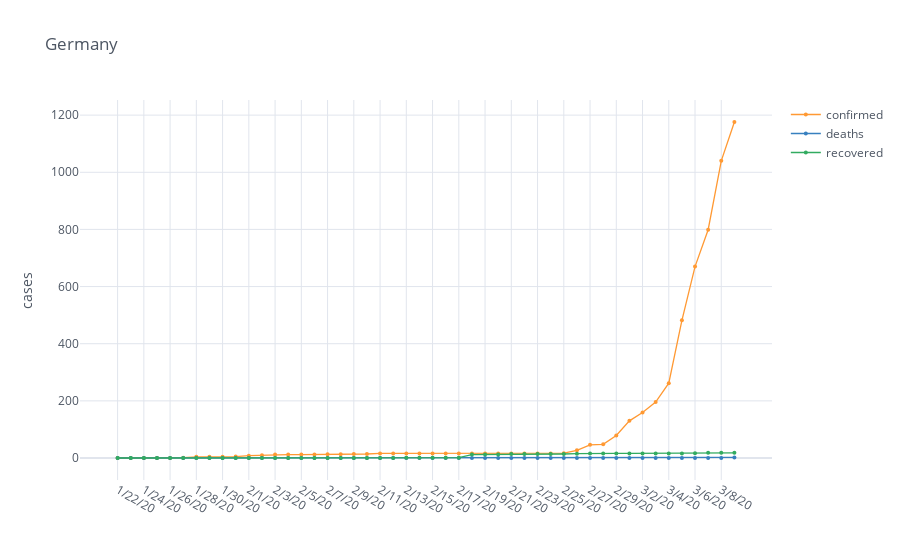

The notebook cell saved with this chart:
### Code cell
import numpy as np
import pandas as pd
import cufflinks as cf
import plotly.graph_objs as go
import mytools.regression as reg
import mytools.date as dt
import matplotlib.pyplot as plt

cf.go_offline()
cf.set_config_file(offline=False, world_readable=True)

file_confirmed = 'https://raw.githubusercontent.com/CSSEGISandData/COVID-19/master/csse_covid_19_data/csse_covid_19_time_series/time_series_19-covid-Confirmed.csv'
file_deaths = 'https://raw.githubusercontent.com/CSSEGISandData/COVID-19/master/csse_covid_19_data/csse_covid_19_time_series/time_series_19-covid-Deaths.csv'
file_recovered = 'https://raw.githubusercontent.com/CSSEGISandData/COVID-19/master/csse_covid_19_data/csse_covid_19_time_series/time_series_19-covid-Recovered.csv'

country = 'Germany'


df_confirmed = pd.read_csv(file_confirmed)
confirmed_cases = df_confirmed[df_confirmed['Country/Region'] == country].loc[:, '1/22/20':].transpose(copy=True)

df_deaths = pd.read_csv(file_deaths)
death_cases = df_deaths[df_deaths['Country/Region'] == country].loc[:, '1/22/20':].transpose(copy=True)

df_recovered = pd.read_csv(file_recovered)
recovered_cases = df_recovered[df_recovered['Country/Region'] == country].loc[:, '1/22/20':].transpose(copy=True)

overall_stats = pd.concat([confirmed_cases, death_cases, recovered_cases], axis=1, sort=False)
overall_stats.columns = ['confirmed', 'deaths', 'recovered']
fig = overall_stats.iplot(theme="white", title=country, size=4, yTitle='cases', mode='lines+markers', asFigure=True)
fig.show()

### Figure 1 — Plotly figure (JSON) as saved in the notebook; plotly's stock layout.template omitted (floating-point values rounded to 4 significant figures)
{"data": [{"line": {"color": "rgba(255, 153, 51, 1.0)", "dash": "solid", "shape": "linear", "width": 1.3}, "marker": {"size": 4, "symbol": "circle"}, "mode": "lines+markers", "name": "confirmed", "text": "", "type": "scatter", "x": ["1/22/20", "1/23/20", "1/24/20", "1/25/20", "1/26/20", "1/27/20", "1/28/20", "1/29/20", "1/30/20", "1/31/20", "2/1/20", "2/2/20", "2/3/20", "2/4/20", "2/5/20", "2/6/20", "2/7/20", "2/8/20", "2/9/20", "2/10/20", "2/11/20", "2/12/20", "2/13/20", "2/14/20", "2/15/20", "2/16/20", "2/17/20", "2/18/20", "2/19/20", "2/20/20", "2/21/20", "2/22/20", "2/23/20", "2/24/20", "2/25/20", "2/26/20", "2/27/20", "2/28/20", "2/29/20", "3/1/20", "3/2/20", "3/3/20", "3/4/20", "3/5/20", "3/6/20", "3/7/20", "3/8/20", "3/9/20"], "y": [0, 0, 0, 0, 0, 1, 4, 4, 4, 5, 8, 10, 12, 12, 12, 12, 13, 13, 14, 14, 16, 16, 16, 16, 16, 16, 16, 16, 16, 16, 16, 16, 16, 16, 17, 27, 46, 48, 79, 130, 159, 196, 262, 482, 670, 799, 1040, 1176]}, {"line": {"color": "rgba(55, 128, 191, 1.0)", "dash": "solid", "shape": "linear", "width": 1.3}, "marker": {"size": 4, "symbol": "circle"}, "mode": "lines+markers", "name": "deaths", "text": "", "type": "scatter", "x": ["1/22/20", "1/23/20", "1/24/20", "1/25/20", "1/26/20", "1/27/20", "1/28/20", "1/29/20", "1/30/20", "1/31/20", "2/1/20", "2/2/20", "2/3/20", "2/4/20", "2/5/20", "2/6/20", "2/7/20", "2/8/20", "2/9/20", "2/10/20", "2/11/20", "2/12/20", "2/13/20", "2/14/20", "2/15/20", "2/16/20", "2/17/20", "2/18/20", "2/19/20", "2/20/20", "2/21/20", "2/22/20", "2/23/20", "2/24/20", "2/25/20", "2/26/20", "2/27/20", "2/28/20", "2/29/20", "3/1/20", "3/2/20", "3/3/20", "3/4/20", "3/5/20", "3/6/20", "3/7/20", "3/8/20", "3/9/20"], "y": [0, 0, 0, 0, 0, 0, 0, 0, 0, 0, 0, 0, 0, 0, 0, 0, 0, 0, 0, 0, 0, 0, 0, 0, 0, 0, 0, 0, 0, 0, 0, 0, 0, 0, 0, 0, 0, 0, 0, 0, 0, 0, 0, 0, 0, 0, 0, 2]}, {"line": {"color": "rgba(50, 171, 96, 1.0)", "dash": "solid", "shape": "linear", "width": 1.3}, "marker": {"size": 4, "symbol": "circle"}, "mode": "lines+markers", "name": "recovered", "text": "", "type": "scatter", "x": ["1/22/20", "1/23/20", "1/24/20", "1/25/20", "1/26/20", "1/27/20", "1/28/20", "1/29/20", "1/30/20", "1/31/20", "2/1/20", "2/2/20", "2/3/20", "2/4/20", "2/5/20", "2/6/20", "2/7/20", "2/8/20", "2/9/20", "2/10/20", "2/11/20", "2/12/20", "2/13/20", "2/14/20", "2/15/20", "2/16/20", "2/17/20", "2/18/20", "2/19/20", "2/20/20", "2/21/20", "2/22/20", "2/23/20", "2/24/20", "2/25/20", "2/26/20", "2/27/20", "2/28/20", "2/29/20", "3/1/20", "3/2/20", "3/3/20", "3/4/20", "3/5/20", "3/6/20", "3/7/20", "3/8/20", "3/9/20"], "y": [0, 0, 0, 0, 0, 0, 0, 0, 0, 0, 0, 0, 0, 0, 0, 0, 0, 0, 0, 0, 0, 0, 1, 1, 1, 1, 1, 12, 12, 12, 14, 14, 14, 14, 14, 15, 16, 16, 16, 16, 16, 16, 16, 16, 17, 18, 18, 18]}], "layout": {"legend": {"bgcolor": "#FFFFFF", "font": {"color": "#4D5663"}}, "paper_bgcolor": "#FFFFFF", "plot_bgcolor": "#FFFFFF", "title": {"font": {"color": "#4D5663"}, "text": "Germany"}, "xaxis": {"gridcolor": "#E1E5ED", "showgrid": true, "tickfont": {"color": "#4D5663"}, "title": {"font": {"color": "#4D5663"}, "text": ""}, "zerolinecolor": "#E1E5ED"}, "yaxis": {"gridcolor": "#E1E5ED", "showgrid": true, "tickfont": {"color": "#4D5663"}, "title": {"font": {"color": "#4D5663"}, "text": "cases"}, "zerolinecolor": "#E1E5ED"}}}
